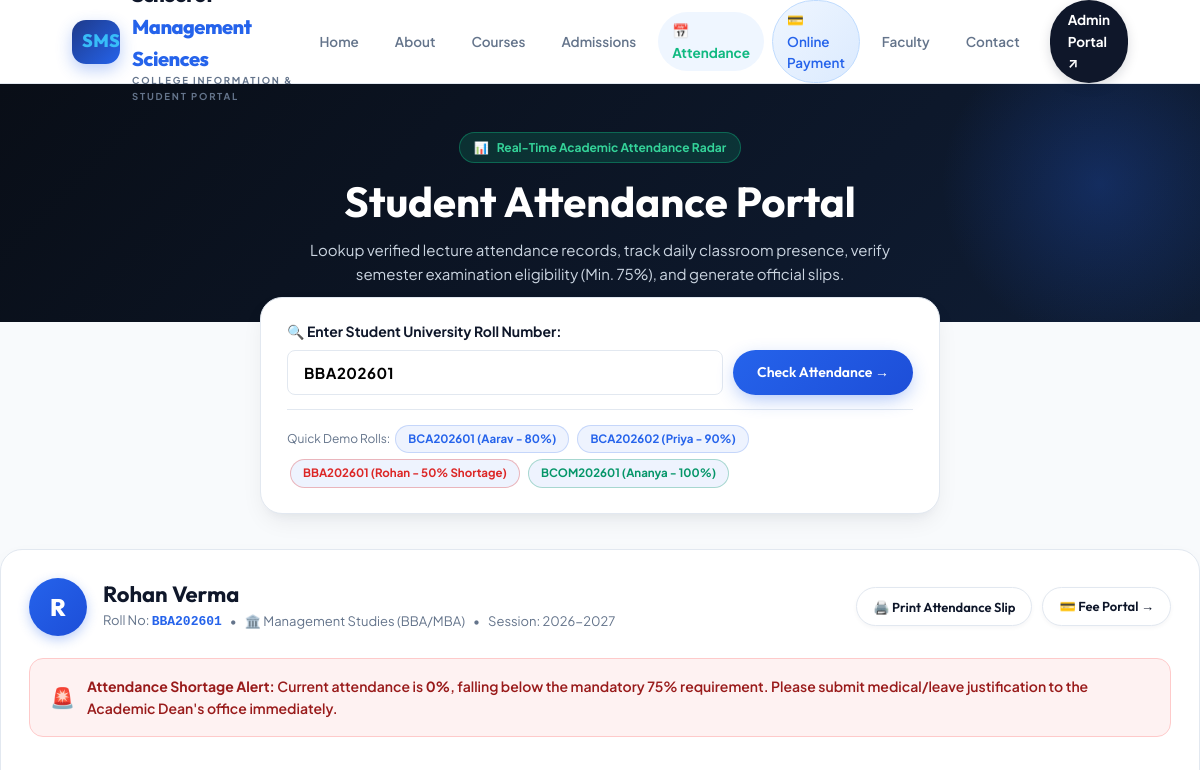
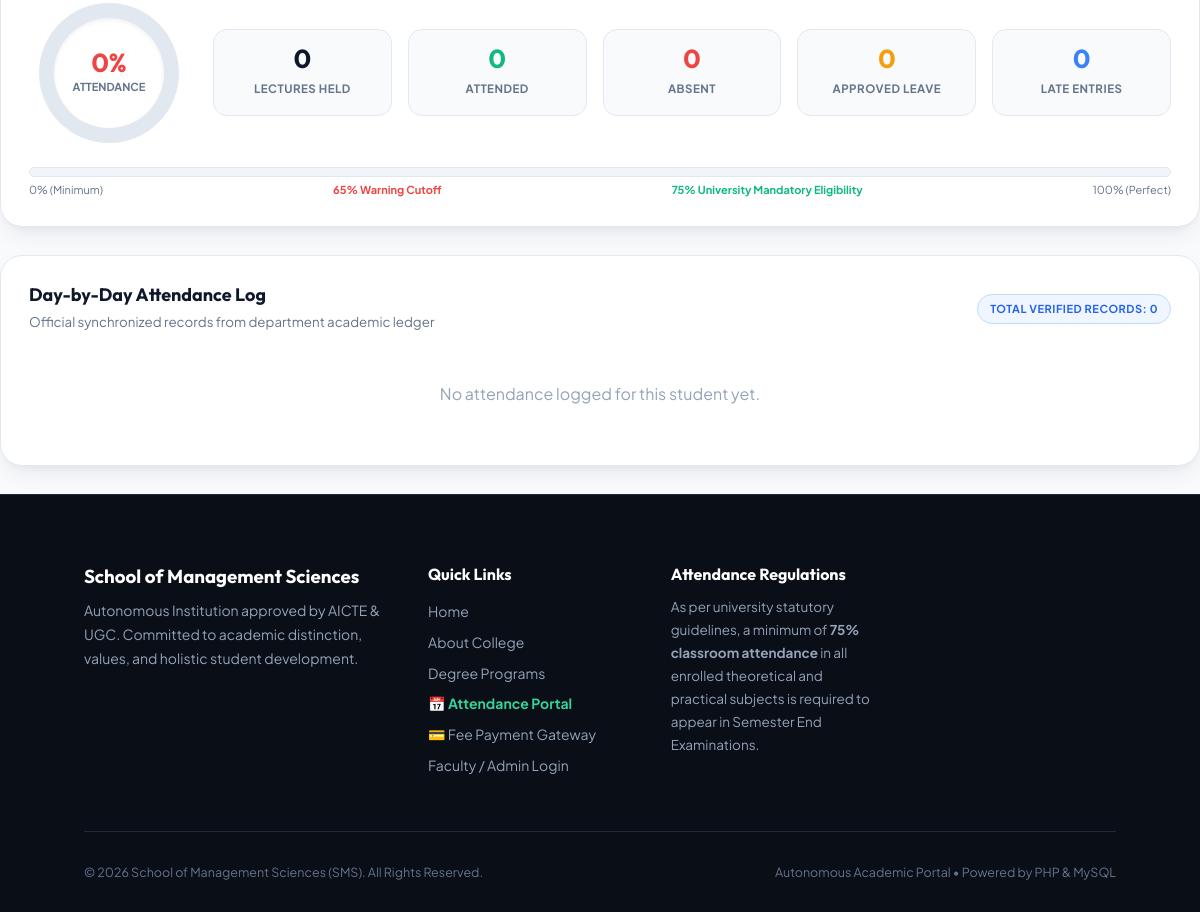
Page /attendance.php?roll_no=BBA202601 on the earlier database version (2 pictures, top to bottom).
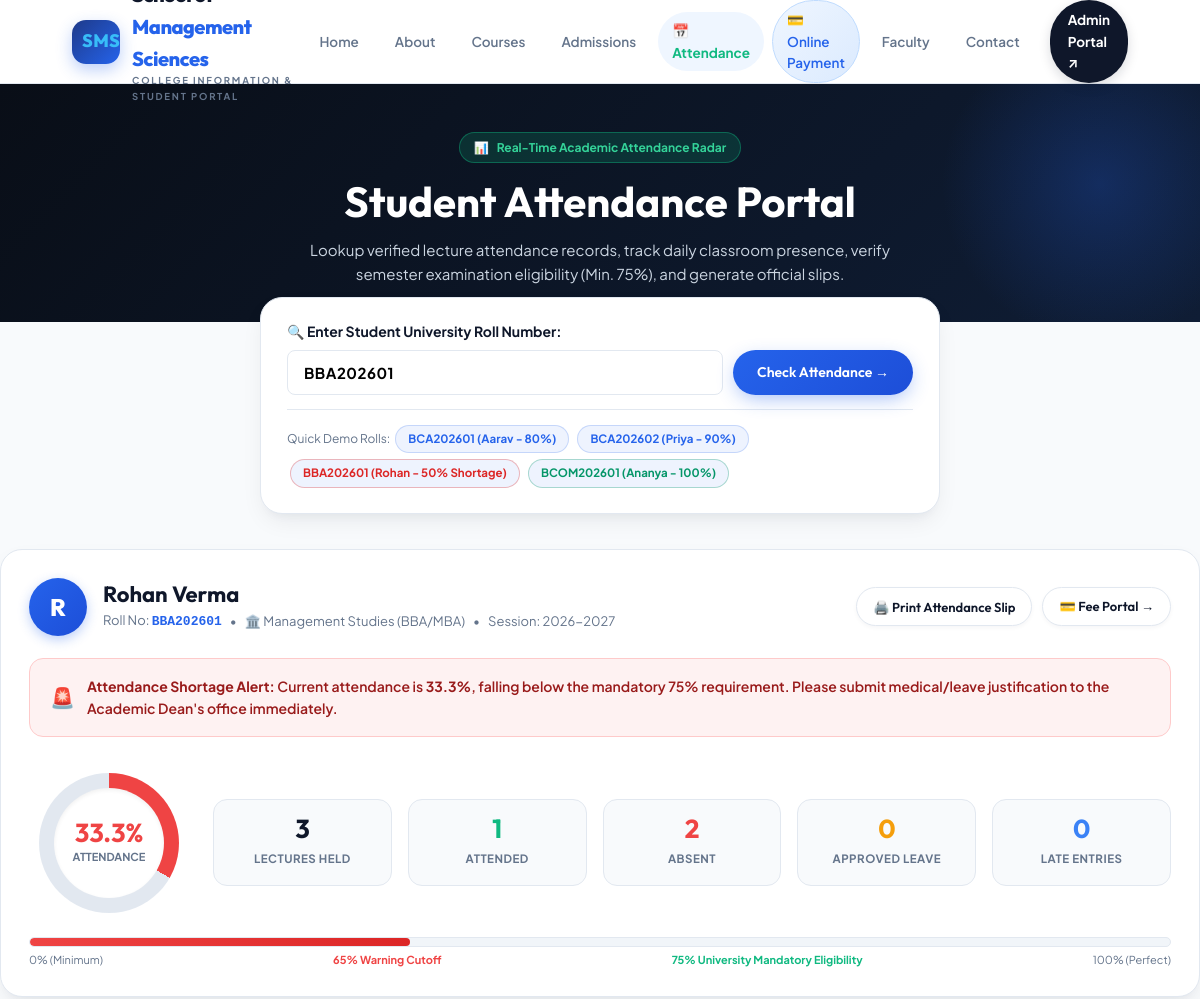
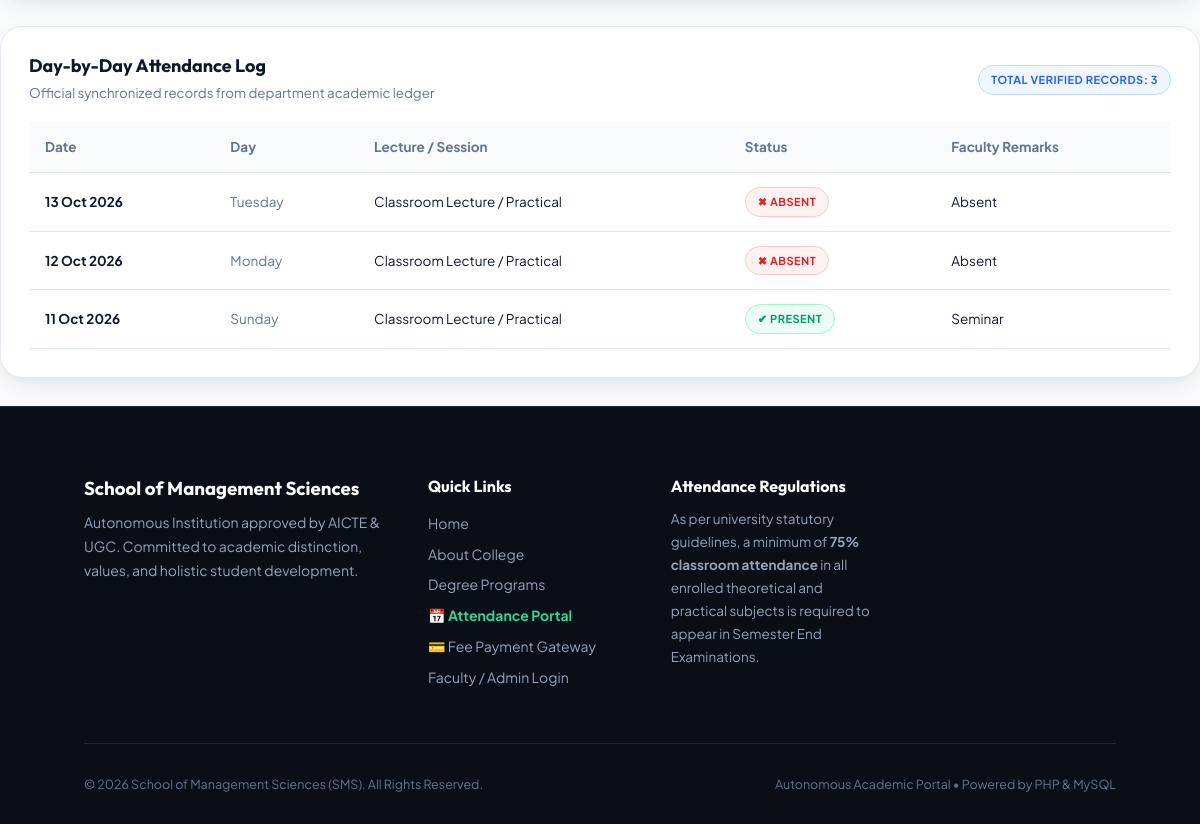
Same page on the later database version (2 pictures, top to bottom).
### tables this page shows
CREATE TABLE IF NOT EXISTS students (
    id INT AUTO_INCREMENT PRIMARY KEY,
    student_name VARCHAR(120) NOT NULL,
    roll_no VARCHAR(60) UNIQUE NOT NULL,
    email VARCHAR(150),
    phone VARCHAR(30) NULL,
    branch_id INT NULL,
    created_at TIMESTAMP DEFAULT CURRENT_TIMESTAMP,
    FOREIGN KEY(branch_id) REFERENCES branches(id) ON DELETE SET NULL
);

CREATE TABLE IF NOT EXISTS branches (
    id INT AUTO_INCREMENT PRIMARY KEY,
    branch_name VARCHAR(120) NOT NULL
);

CREATE TABLE IF NOT EXISTS attendance (
    id INT AUTO_INCREMENT PRIMARY KEY,
    student_id INT NOT NULL,
    attendance_date DATE NOT NULL,
    status ENUM('Present', 'Absent', 'Leave', 'Late') NOT NULL DEFAULT 'Present',
    remarks VARCHAR(255) NULL,
    created_at TIMESTAMP DEFAULT CURRENT_TIMESTAMP,
    UNIQUE KEY unique_student_date (student_id, attendance_date),
    FOREIGN KEY (student_id) REFERENCES students(id) ON DELETE CASCADE
);

### attendance.php (the view, shortened to what this page needs)
<?php
$pdo = db();
$searchRoll = strtoupper(trim($_GET['roll_no'] ?? ''));
$student = null;
$records = [];
$totalDays = 0;
$presentDays = 0;
$absentDays = 0;
$leaveDays = 0;
$lateDays = 0;
$percentage = 0.0;
if ($searchRoll) {
    try {
        $stmt = $pdo->prepare("
            SELECT s.*, b.branch_name
            FROM students s
            LEFT JOIN branches b ON b.id = s.branch_id
            WHERE s.roll_no = ? OR s.email = ?
        ");
        $stmt->execute([$searchRoll, $searchRoll]);
        $student = $stmt->fetch();
        if ($student) {
            $attStmt = $pdo->prepare("
                SELECT * FROM attendance
                WHERE student_id = ?
                ORDER BY attendance_date DESC
            ");
            $attStmt->execute([$student['id']]);
            $records = $attStmt->fetchAll();
            $totalDays = count($records);
            foreach ($records as $r) {
                if ($r['status'] === 'Present') $presentDays++;
                elseif ($r['status'] === 'Absent') $absentDays++;
                elseif ($r['status'] === 'Leave') $leaveDays++;
                elseif ($r['status'] === 'Late') $lateDays++;
            }
            $percentage = $totalDays > 0 ? round(($presentDays / $totalDays) * 100, 1) : 0;
        } else {
            $alertError = "No student found with Roll Number: " . htmlspecialchars($searchRoll) . ". Please verify and try again.";
        }
    } catch (Throwable $e) {
        $alertError = "Error loading attendance records: " . htmlspecialchars($e->getMessage());
    }
}
function h($str) {
    return htmlspecialchars((string)$str, ENT_QUOTES, 'UTF-8');
}
?>
<!doctype html>
<html lang="en">
<head>
  <link rel="stylesheet" href="assets/style.css?v=<?= time() ?>">
</head>
<body>
  <header>
    <a class="brand" href="index.php">
      <b>SMS</b>
      <span>School of <span>Management Sciences</span>
        <small>COLLEGE INFORMATION & STUDENT PORTAL</small>
      </span>
    </a>
    <nav id="nav">
      <a href="index.php?page=home">Home</a>
      <a href="index.php?page=about">About</a>
      <a href="index.php?page=courses">Courses</a>
      <a href="index.php?page=admissions">Admissions</a>
      <a class="active" href="attendance.php" style="color: #10b981; font-weight: 700;">📅 Attendance</a>
      <a class="highlight-nav" href="payment.php">💳 Online Payment</a>
      <a href="index.php?page=faculty">Faculty</a>
      <a href="index.php?page=contact">Contact</a>
      <a class="nav-admin" href="admin/login.php">Admin Portal ↗</a>
    </nav>
  </header>
  <section class="att-portal-header">
    <div style="max-width: 900px; margin: 0 auto; text-align: center;">
      <div style="display: inline-flex; align-items: center; gap: 8px; background: rgba(16, 185, 129, 0.18); border: 1px solid rgba(16, 185, 129, 0.4); padding: 5px 14px; border-radius: 9999px; font-size: 12px; font-weight: 700; color: #34d399; margin-bottom: 14px;">
        <span>📊</span> Real-Time Academic Attendance Radar
      </div>
      <h1 style="color: #ffffff; font-size: clamp(26px, 4vw, 42px); margin-bottom: 10px;">
        Student Attendance Portal
      </h1>
      <p style="color: #cbd5e1; font-size: 15px; max-width: 640px; margin: 0 auto;">
        Lookup verified lecture attendance records, track daily classroom presence, verify semester examination eligibility (Min. 75%), and generate official slips.
      </p>
    </div>
  </section>
  <main class="payment-wrapper" style="padding-top: 0;">
    <div class="att-lookup-box">
      <div class="att-card" style="padding: 22px 26px;">
        <form method="get" action="attendance.php">
          <label style="font-weight: 700; font-size: 14px; display: block; margin-bottom: 8px;">
            🔍 Enter Student University Roll Number:
          </label>
          <div style="display: flex; gap: 10px;">
            <input
              class="form-control"
              type="text"
              name="roll_no"
              required
              placeholder="e.g. BCA202601, BCA202602, BBA202601"
              value="<?= h($searchRoll) ?>"
              style="text-transform: uppercase; font-weight: 700; font-size: 15px; letter-spacing: 0.5px;"
            >
            <button class="btn" type="submit" style="padding: 0 24px; white-space: nowrap;">
              Check Attendance →
            </button>
          </div>
        </form>
        <div style="margin-top: 14px; padding-top: 12px; border-top: 1px solid var(--border); font-size: 12px; color: var(--text-muted);">
          <span>Quick Demo Rolls:</span>
          <a class="demo-pill-btn" href="attendance.php?roll_no=BCA202601">BCA202601 (Aarav - 80%)</a>
          <a class="demo-pill-btn" href="attendance.php?roll_no=BCA202602">BCA202602 (Priya - 90%)</a>
          <a class="demo-pill-btn" href="attendance.php?roll_no=BBA202601" style="color: #dc2626; border-color: rgba(220, 38, 38, 0.3);">BBA202601 (Rohan - 50% Shortage)</a>
          <a class="demo-pill-btn" href="attendance.php?roll_no=BCOM202601" style="color: #059669; border-color: rgba(5, 150, 105, 0.3);">BCOM202601 (Ananya - 100%)</a>
        </div>
      </div>
    </div>
    <?php if ($student): ?>
      <div class="att-card">
        <div style="display: flex; flex-wrap: wrap; align-items: center; justify-content: space-between; gap: 18px;">
          <div style="display: flex; align-items: center; gap: 16px;">
            <div style="width: 58px; height: 58px; border-radius: 50%; background: linear-gradient(135deg, #2563eb, #1d4ed8); color: #ffffff; display: flex; align-items: center; justify-content: center; font-size: 24px; font-weight: 800; font-family: 'Outfit', sans-serif; box-shadow: 0 4px 12px rgba(37, 99, 235, 0.3);">
              <?= strtoupper(substr($student['student_name'], 0, 1)) ?>
            </div>
            <div>
              <h2 style="font-size: 22px; margin-bottom: 3px;"><?= h($student['student_name']) ?></h2>
              <div style="display: flex; flex-wrap: wrap; gap: 8px; align-items: center; font-size: 13px; color: var(--text-muted);">
                <span>Roll No: <code style="font-size: 13px; color: var(--primary); font-weight: 700;"><?= h($student['roll_no']) ?></code></span>
                <span>•</span>
                <span>🏛️ <?= h($student['branch_name'] ?? 'General Studies') ?></span>
                <span>•</span>
                <span>Session: 2026-2027</span>
              </div>
            </div>
          </div>
          <div class="no-print" style="display: flex; gap: 10px; flex-wrap: wrap;">
            <button class="btn btn-secondary" onclick="window.print()" style="padding: 8px 16px; font-size: 13px;">
              🖨️ Print Attendance Slip
            </button>
            <a class="btn btn-secondary" href="payment.php?roll_no=<?= urlencode($student['roll_no']) ?>" style="padding: 8px 16px; font-size: 13px;">
              💳 Fee Portal →
            </a>
          </div>
        </div>
        <div style="margin-top: 22px;">
          <?php if ($percentage >= 75): ?>
            <div class="alert alert-success" style="margin-bottom: 0;">
              <span style="font-size: 20px;">✅</span>
              <div>
                <strong>Eligible for University Examinations:</strong> Current attendance is <strong><?= $percentage ?>%</strong>, which comfortably satisfies the university's mandatory <strong>75% attendance threshold</strong>. You are cleared to submit your <strong>Semester Examination Fee</strong>.
              </div>
            </div>
          <?php else: ?>
            <div class="alert alert-danger" style="margin-bottom: 0;">
              <span style="font-size: 20px;">🚨</span>
              <div>
                <strong>Attendance Shortage Alert:</strong> Current attendance is <strong><?= $percentage ?>%</strong>, falling below the mandatory 75% requirement. Please submit medical/leave justification to the Academic Dean's office immediately.
              </div>
            </div>
          <?php endif; ?>
        </div>
        <div style="margin-top: 26px; display: grid; grid-template-columns: auto 1fr; gap: 24px; align-items: center;" class="att-gauge-wrap">
          <?php
          $meterColor = '#10b981';
          if ($percentage < 65) $meterColor = '#ef4444';
          elseif ($percentage < 75) $meterColor = '#f59e0b';
          ?>
          <div style="display: flex; flex-direction: column; align-items: center; justify-content: center; padding: 10px;">
            <div class="att-circle-meter" style="--meter-color: <?= $meterColor ?>; --meter-val: <?= min(100, $percentage) ?>;">
              <div class="att-circle-inner">
                <b style="color: <?= $meterColor ?>;"><?= $percentage ?>%</b>
                <small>Attendance</small>
              </div>
            </div>
          </div>
          <div class="att-stat-grid">
            <div class="att-stat-box">
              <h3><?= $totalDays ?></h3>
              <small>Lectures Held</small>
            </div>
            <div class="att-stat-box">
              <h3 style="color: #10b981;"><?= $presentDays ?></h3>
              <small>Attended</small>
            </div>
            <div class="att-stat-box">
              <h3 style="color: #ef4444;"><?= $absentDays ?></h3>
              <small>Absent</small>
            </div>
            <div class="att-stat-box">
              <h3 style="color: #f59e0b;"><?= $leaveDays ?></h3>
              <small>Approved Leave</small>
            </div>
            <div class="att-stat-box">
              <h3 style="color: #3b82f6;"><?= $lateDays ?></h3>
              <small>Late Entries</small>
            </div>
          </div>
        </div>
        <div style="margin-top: 14px;">
          <div class="att-progress-track" style="height: 10px;">
            <div class="att-progress-fill <?= $percentage >= 75 ? 'green' : ($percentage >= 65 ? 'orange' : 'red') ?>" style="width: <?= min(100, $percentage) ?>%;"></div>
          </div>
          <div style="display: flex; justify-content: space-between; font-size: 11px; color: var(--text-muted); margin-top: 4px;">
            <span>0% (Minimum)</span>
            <span style="color: #ef4444; font-weight: 700;">65% Warning Cutoff</span>
            <span style="color: #10b981; font-weight: 700;">75% University Mandatory Eligibility</span>
            <span>100% (Perfect)</span>
          </div>
        </div>
      </div>
      <div class="att-card">
        <div style="display: flex; justify-content: space-between; align-items: center; margin-bottom: 18px; flex-wrap: wrap; gap: 10px;">
          <div>
            <h3 style="font-size: 18px; margin-bottom: 2px;">Day-by-Day Attendance Log</h3>
            <small style="color: var(--text-muted);">Official synchronized records from department academic ledger</small>
          </div>
          <span class="badge badge-primary">Total Verified Records: <?= count($records) ?></span>
        </div>
        <?php if (empty($records)): ?>
          <p style="text-align: center; color: #94a3b8; padding: 30px;">No attendance logged for this student yet.</p>
        <?php else: ?>
          <table class="admin-table">
            <thead>
              <tr>
                <th>Date</th>
                <th>Day</th>
                <th>Lecture / Session</th>
                <th>Status</th>
                <th>Faculty Remarks</th>
              </tr>
            </thead>
            <tbody>
              <?php foreach ($records as $rec): ?>
                <?php
                $statusPill = 'badge-success';
                $icon = '✔';
                if ($rec['status'] === 'Absent') {
                    $statusPill = 'badge-danger';
                    $icon = '✖';
                } elseif ($rec['status'] === 'Leave') {
                    $statusPill = 'badge-warning';
                    $icon = '🏖';
                } elseif ($rec['status'] === 'Late') {
                    $statusPill = 'badge-primary';
                    $icon = '⏰';
                }
                $dTime = strtotime($rec['attendance_date']);
                ?>
                <tr>
                  <td><strong><?= date('d M Y', $dTime) ?></strong></td>
                  <td><span style="color: var(--text-muted);"><?= date('l', $dTime) ?></span></td>
                  <td>Classroom Lecture / Practical</td>
                  <td>
                    <span class="badge <?= $statusPill ?>" style="display: inline-flex; align-items: center; gap: 4px;">
                      <?= $icon ?> <?= h($rec['status']) ?>
                    </span>
                  </td>
                  <td><?= h($rec['remarks'] ?: 'Regular Session Attendance') ?></td>
                </tr>
              <?php endforeach; ?>
            </tbody>
          </table>
        <?php endif; ?>
      </div>
    <?php endif; ?>
  </main>
  <footer>
    <div class="footer-top">
      <div>
        <h3 style="color:#fff; margin-bottom:12px;">School of Management Sciences</h3>
        <p style="color:var(--text-light); font-size:14px; line-height:1.7;">
          Autonomous Institution approved by AICTE & UGC. Committed to academic distinction, values, and holistic student development.
        </p>
      </div>
      <div>
        <h4 style="color:#fff; margin-bottom:12px;">Quick Links</h4>
        <ul style="list-style:none; padding:0; line-height:2.2; font-size:14px;">
          <li><a href="index.php?page=home" style="color:var(--text-light); text-decoration:none;">Home</a></li>
          <li><a href="index.php?page=about" style="color:var(--text-light); text-decoration:none;">About College</a></li>
          <li><a href="index.php?page=courses" style="color:var(--text-light); text-decoration:none;">Degree Programs</a></li>
          <li><a href="attendance.php" style="color:#34d399; text-decoration:none; font-weight:700;">📅 Attendance Portal</a></li>
          <li><a href="payment.php" style="color:var(--text-light); text-decoration:none;">💳 Fee Payment Gateway</a></li>
          <li><a href="admin/login.php" style="color:var(--text-light); text-decoration:none;">Faculty / Admin Login</a></li>
        </ul>
      </div>
      <div>
        <h4 style="color:#fff; margin-bottom:12px;">Attendance Regulations</h4>
        <p style="color:var(--text-light); font-size:13.5px; line-height:1.7;">
          As per university statutory guidelines, a minimum of <strong>75% classroom attendance</strong> in all enrolled theoretical and practical subjects is required to appear in Semester End Examinations.
        </p>
      </div>
    </div>
    <div class="footer-bottom">
      <div>&copy; 2026 School of Management Sciences (SMS). All Rights Reserved.</div>
      <div>Autonomous Academic Portal • Powered by PHP & MySQL</div>
    </div>
  </footer>
</body>
</html>

### attendance.php (style rules this page uses)
.att-lookup-box { max-width: 680px; margin: -25px auto 35px; position: relative; z-index: 10; }
.att-stat-grid { display: grid; grid-template-columns: repeat(auto-fit, minmax(140px, 1fr)); gap: 16px; margin: 20px 0; }
.att-stat-box { background: #f8fafc; border: 1px solid var(--border); border-radius: var(--radius-md); padding: 16px; text-align: center; }
.att-stat-box h3 { font-size: 26px; margin-bottom: 2px; line-height: 1; }
.att-stat-box small { font-size: 11.5px; font-weight: 700; color: var(--text-muted); text-transform: uppercase; letter-spacing: 0.5px; }
.demo-pill-btn { background: rgba(37, 99, 235, 0.08); color: var(--primary); border: 1px solid rgba(37, 99, 235, 0.2); border-radius: 9999px; padding: 4px 12px; font-size: 11.5px; font-weight: 700; text-decoration: none; display: inline-block; margin: 3px; transition: all 0.2s; }

Differences in the rows shown:
added attendance: attendance_date "13 Oct 2026", attendance_date "Tuesday", status "✖", status "ABSENT", remarks "Absent"
added attendance: attendance_date "12 Oct 2026", attendance_date "Monday", status "✖", status "ABSENT", remarks "Absent"
added attendance: attendance_date "11 Oct 2026", attendance_date "Sunday", icon "✔", status "PRESENT", remarks "Seminar"
Other differences:
$percentage: "0" → "33.3"
min(100, $percentage): 0 → 33.3 (drawn)
$totalDays: "0" → "3"
$presentDays: "0" → "1"
$absentDays: "0" → "2"
count($records): "0" → "3"
text no longer shown: "No attendance logged for this student yet."
text now shown: "Date Day Lecture / Session Status Faculty Remarks"
